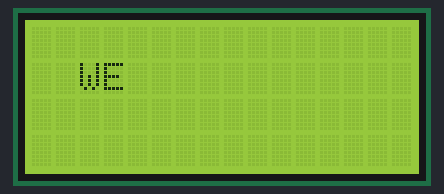
A sketch run on a simulated Arduino Uno, built with avr-gcc and run on an emulated ATmega328P. On the bench: 16×4 character LCD.

Above: at 0.2 s.
At 1.2 s:
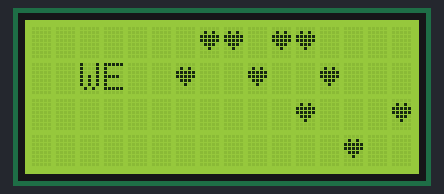

The sketch:

lcd_big_heart.ino
```cpp
#include <Wire.h>
#include <LiquidCrystal_I2C.h>

uint8_t bell[8]  = {0x4, 0xe, 0xe, 0xe, 0x1f, 0x0, 0x4};
uint8_t note[8]  = {0x2, 0x3, 0x2, 0xe, 0x1e, 0xc, 0x0};
uint8_t clock[8] = {0x0, 0xe, 0x15, 0x17, 0x11, 0xe, 0x0};
uint8_t heart[8] = {0x0, 0xa, 0x1f, 0x1f, 0xe, 0x4, 0x0};
uint8_t duck[8]  = {0x0, 0xc, 0x1d, 0xf, 0xf, 0x6, 0x0};
uint8_t check[8] = {0x0, 0x1 ,0x3, 0x16, 0x1c, 0x8, 0x0};
uint8_t cross[8] = {0x0, 0x1b, 0xe, 0x4, 0xe, 0x1b, 0x0};
uint8_t retarrow[8] = {  0x1, 0x1, 0x5, 0x9, 0x1f, 0x8, 0x4};

LiquidCrystal_I2C lcd(0x27,16,4);  // set the LCD address to 0x27 for a 16 chars and 2 line display

void setup() {
  // initialize the LCD
  lcd.begin();
  lcd.backlight();

  lcd.createChar(0, bell);
  lcd.createChar(1, note);
  lcd.createChar(2, clock);
  lcd.createChar(3, heart);
  lcd.createChar(4, duck);
  lcd.createChar(5, check);
  lcd.createChar(6, cross);
  lcd.createChar(7, retarrow);
  lcd.home();
}

void delayBlink(int _delay) {
  // Blinks cursor for specified amount of seconds
  bool blinking = true;
  for (int i=_delay*2; i>0; i--) {
    if (blinking) {
      lcd.noBlink();
      blinking = false;
    } else {
      lcd.blink();
      blinking = true;
    }
    delay(500);
  }
}

void drawBigHeart() {
  lcd.setCursor(7,0);
  lcd.write(3); lcd.write(3); lcd.print(" "); lcd.write(3); lcd.write(3);
  lcd.setCursor(6,1);
  lcd.write(3); lcd.print("  "); lcd.write(3); lcd.print("  "); lcd.write(3);
  lcd.setCursor(7,2);
  lcd.write(3); lcd.print("   "); lcd.write(3);
  lcd.setCursor(9,3);
  lcd.write(3);
}

void loop() {
  lcd.clear();
  lcd.setCursor(2,1);
  lcd.print("WE");
  delay(1000);
  drawBigHeart();
  delay(1000);
  lcd.setCursor(15,2);
  lcd.print("YOU!");
  delay(5000);
}
```

Measured:
- what the display in image 1 shows lasts 6.0 s, from 1.2 s to 7.2 s
